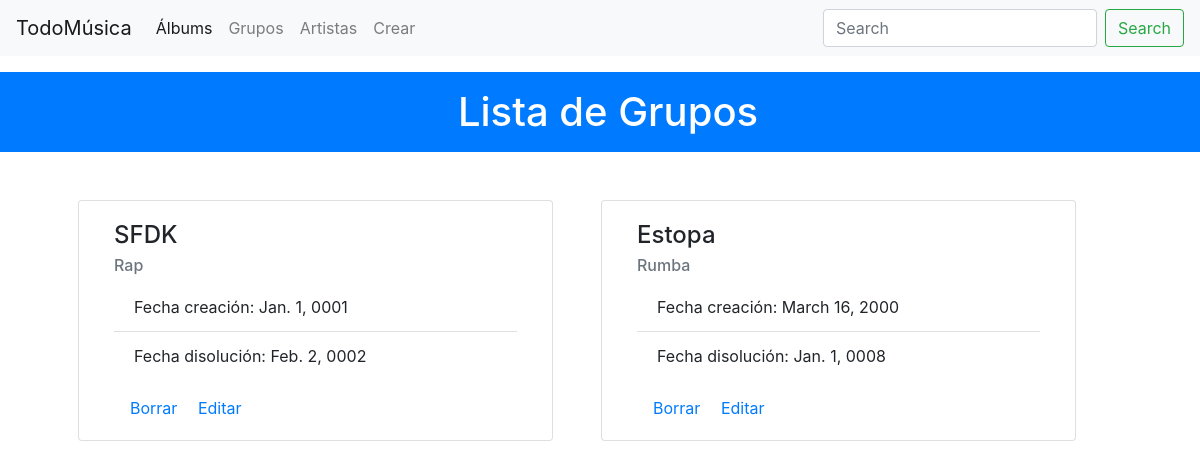
Before: /grupos/ with the older database file.
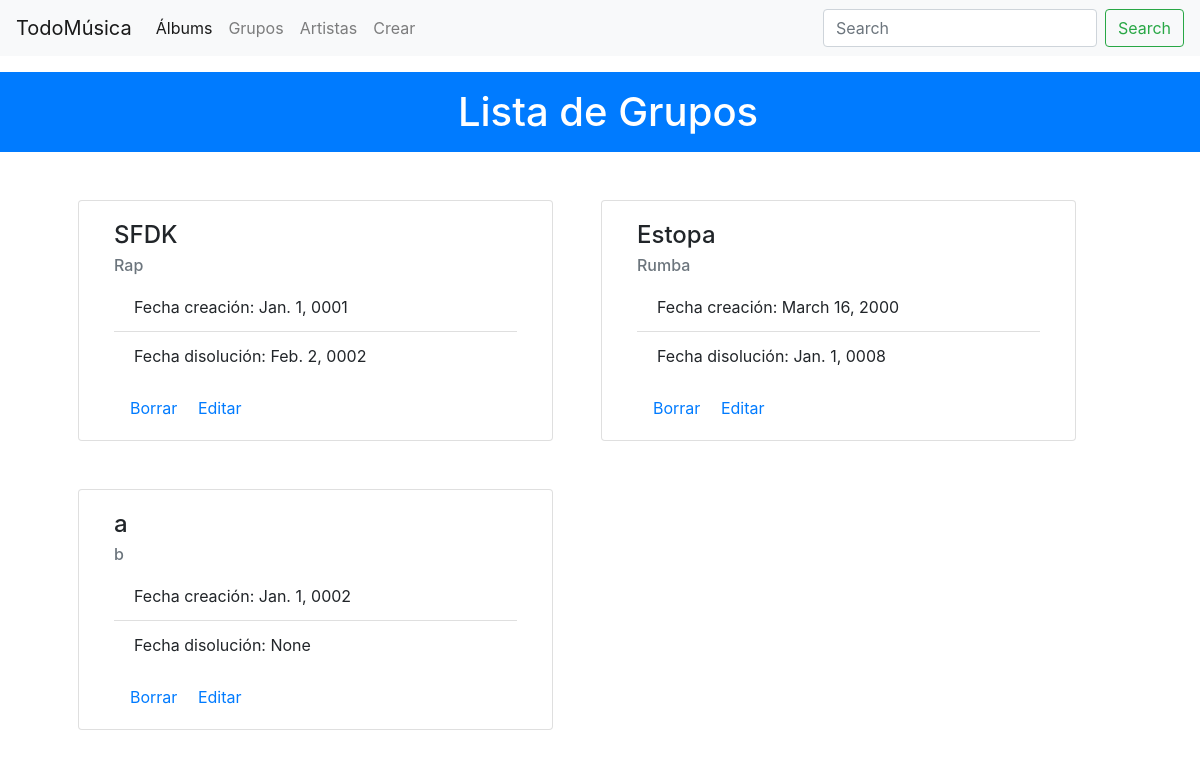
After: the same page with the newer database file.
### miAplicacion/models.py (models this page shows)
class Grupo_Musical(models.Model):
    nombreGrupo = models.CharField(max_length=50, blank=False)
    estiloMusica = models.CharField(max_length=50)
    fecha_creacion = models.DateField(blank=False)
    fecha_disolucion = models.DateField(null=True, blank=True, default=None)

### miAplicacion/views.py (the view)
# urls.py: path('grupos/',gruposView,name='grupos'),
def gruposView(request):
    allgrupos = Grupo_Musical.objects.all()
    context = {'allgrupos': allgrupos}
    return render(request,"grupos.html",context)

### templates/grupos.html (shortened to what this page needs)
{% include "header.html" %}
<!DOCTYPE html>
<html lang="en">
<head>
    {% load static %}
    <link rel="stylesheet" href="{% static 'css/miEstilo.css' %}">
</head>
<body class="body2">
    <div class="container-fluid bg-primary">
        <h1 class="mt-3 ml-3 pt-3 pb-3 text-center text-white">Lista de Grupos</h1>
    </div>
<div class="container mt-5">
    <div class="row">
    {% for Grupo in allgrupos %}
        <div class="card ml-5 mb-5 col-5" style="width: 18rem;">
          <div class="card-body ">
            <h4 class="card-title">{{ Grupo.nombreGrupo}}</h4>
            <h6 class="card-subtitle mb-2 text-muted">{{ Grupo.estiloMusica }}</h6>
              <ul class="list-group list-group-flush mb-3">
                  <li class="list-group-item ">Fecha creación: {{ Grupo.fecha_creacion }}</li>
                  <li class="list-group-item ">Fecha disolución: {{ Grupo.fecha_disolucion }}</li>
                  </ul>
            <a href="/borrarGrupo/{{Grupo.id}}" class="card-link ml-3">Borrar </a>
            <a href="/editarGrupo/{{Grupo.id}}" class="card-link ml-3 ">Editar</a>
          </div>
        </div>
    {% endfor %}
    </div>
</div>
</body>
</html>

### templates/header.html (shortened to what this page needs)
<!DOCTYPE html>
<html lang="en">
<head>
    {% load bootstrap4 %}
    {% bootstrap_css %}
</head>
<body>
    <nav class="navbar navbar-expand-lg navbar-light bg-light">
  <a class="navbar-brand" href="{% url 'inicio' %}">TodoMúsica</a>
  <div class="collapse navbar-collapse" id="navbarSupportedContent">
    <ul class="navbar-nav mr-auto">
      <li class="nav-item active">
        <a class="nav-link" href="{% url 'albums' %}">Álbums <span class="sr-only">(current)</span></a>
      </li>
      <li class="nav-item">
        <a class="nav-link" href="{% url 'grupos' %}">Grupos</a>
      </li>
         <li class="nav-item">
        <a class="nav-link" href="{% url 'artistas' %}">Artistas</a>
      </li>
         <li class="nav-item">
        <a class="nav-link" href="{% url 'crear' %}">Crear</a>
      </li>
    </ul>
    <form class="form-inline my-2 my-lg-0">
      <input class="form-control mr-sm-2" type="search" placeholder="Search" aria-label="Search">
      <button class="btn btn-outline-success my-2 my-sm-0" type="submit">Search</button>
    </form>
  </div>
</nav>
</body>
</html>

### static/css/miEstilo.css (style rules this page uses)
.body2 { background-image: url("https://img.freepik.com/vector-gratis/fondo-transparente-diferentes-insrtuments-musicales-dibujos-animados-arte-musical-colores-estan-grupos-separados_300579-157.jpg?w=2000"); }

Changed rows visible on the page:
added Grupo_Musical: nombreGrupo "a", estiloMusica "b", fecha_creacion "Jan. 1, 0002", fecha_disolucion "None"
